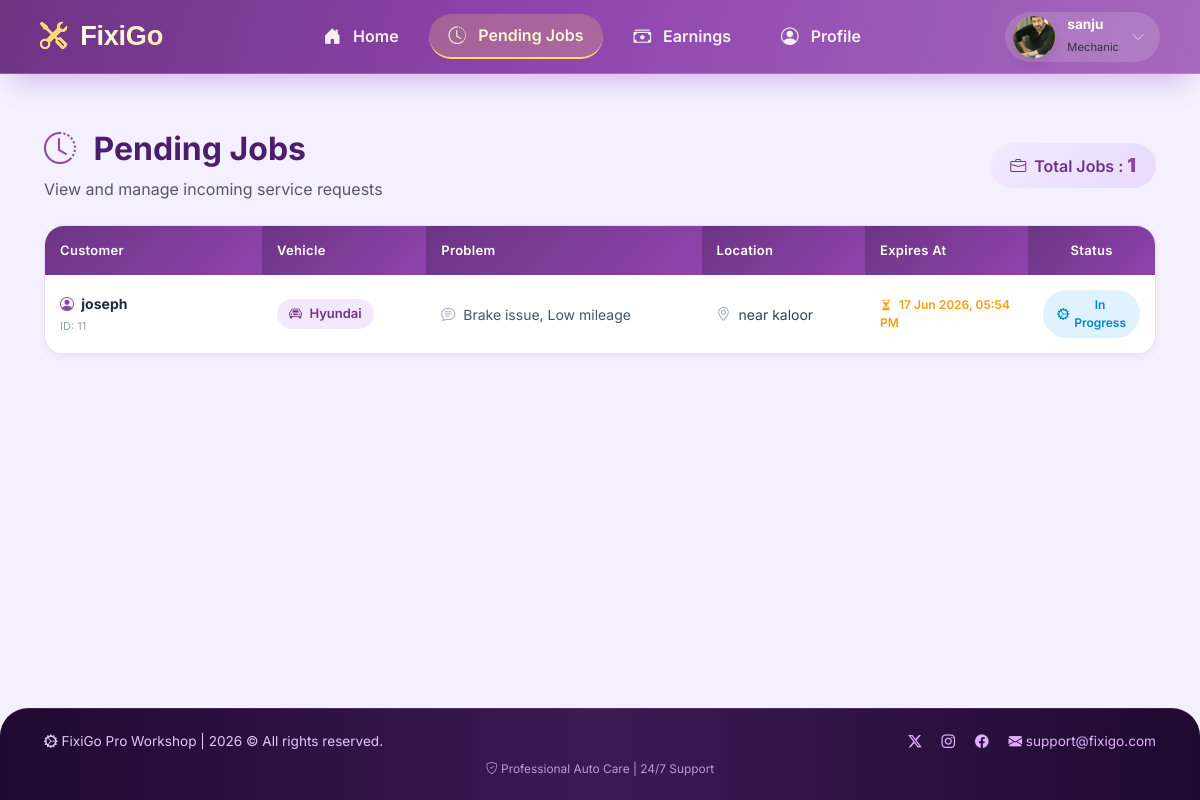
Before: /mechanic/pending-job/ (signed in) with the older database file.
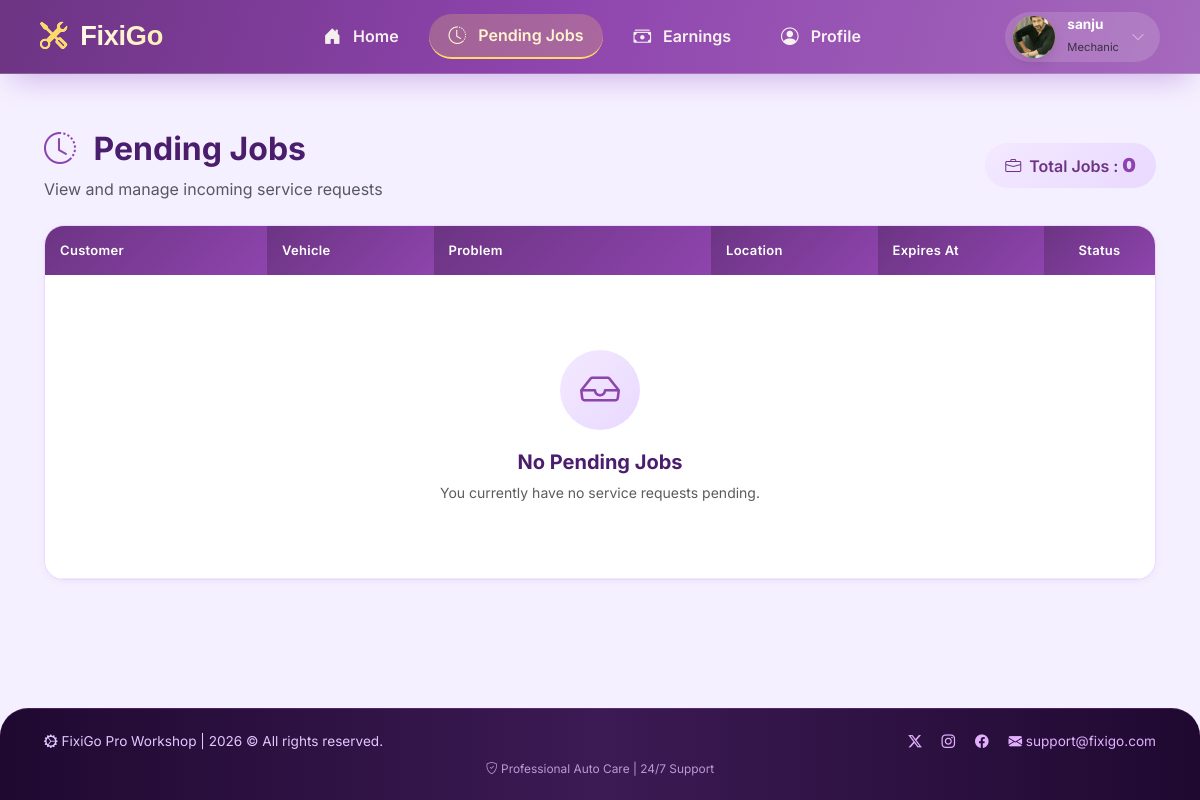
After: the same page with the newer database file.
### services/models.py (models this page shows, shortened)
class MechanicRequest(models.Model):
    STATUS_CHOICES = [
        ('Pending', 'Pending'),
        ('Accepted', 'Accepted'),
        ('In_progress', 'In_progress'),
        ("Completed", "Completed"),
        ('Rejected', 'Rejected'),
        ('Expired', 'Expired'),
    ]
    booking = models.ForeignKey(ServiceBooking, on_delete=models.CASCADE)
    mechanic = models.ForeignKey(Mechanic, on_delete=models.CASCADE)
    status = models.CharField(max_length=20, choices=STATUS_CHOICES, default='Pending')
    created_at = models.DateTimeField(auto_now_add=True)
    expires_at = models.DateTimeField()

class ServiceBooking(models.Model):
    STATUS_CHOICES = [
        ("Pending", "pending"),
        ("Assigned", "assigned"),
        ("Accepted", "Accepted"),
        ("Rejected", "Rejected"),
        ("In_progress", "In progress"),
        ("Completed", "Completed"),
        ("Cancelled", "cancelled")
    ]
    customer = models.ForeignKey(Customer, on_delete=models.CASCADE)
    vehicle = models.ForeignKey(Vehicle, on_delete=models.CASCADE)
    city = models.ForeignKey(City, on_delete=models.CASCADE)
    complaints = models.ManyToManyField(Complaints)
    location = models.TextField()
    problem_description = models.TextField()
    status = models.CharField(max_length=200, choices=STATUS_CHOICES, default='Pending')
    created_at = models.DateTimeField(auto_now_add=True)
    mechanic = models.ForeignKey(Mechanic, on_delete=models.SET_NULL, blank=True, null=True)
    labour_charge = models.DecimalField(max_digits=10, decimal_places=2, blank=True, null=True)
    total_price = models.DecimalField(max_digits=10, decimal_places=2, blank=True, null=True)
    rejected_mechanics = models.ManyToManyField(Mechanic, blank=True, related_name="rejected_bookings")
    cancel_reason = models.TextField(blank=True, null=True)
    cancelled_by = models.CharField(max_length=20, blank=True, null=True)

### customer/models.py (models this page shows, shortened)
class Customer(models.Model):
    user = models.OneToOneField(User, on_delete=models.CASCADE)
    name = models.CharField(max_length=255)
    number = models.CharField(max_length=15)
    address = models.TextField()
    profile_pic = models.ImageField(upload_to='profile_pic/',null=True, blank=True)
    city = models.ForeignKey('customer.City', on_delete=models.CASCADE)
    is_active = models.BooleanField(default=True)

class Vehicle(models.Model):
    customer = models.ForeignKey('customer.Customer', on_delete=models.CASCADE, related_name="vehicles")
    vehicle_name = models.CharField(max_length=255)
    vehicle_model = models.CharField(max_length=200)
    vehicle_year = models.IntegerField()
    vehicle_number = models.CharField(max_length=30)

### mechanic/views.py (the view)
# urls.py: path('pending-job/', views.pending_jobs_list, name='pending_jobs_list'),
def pending_jobs_list(request):
    mechanic = check_mechanic_access(request)
    if mechanic is None:
        return redirect('login_mechanic')
    jobs = MechanicRequest.objects.filter(mechanic=mechanic,
                                          status__in = ["Accepted", "In_progress"]
                                          ).exclude(booking__status="Completed"
                                                    ).exclude(booking__status="Cancelled"
                                                              ).exclude(status="Expired"
                                                                        ).order_by('-id')
    return render(request, 'pending_job_list.html', {
        'jobs': jobs,
        'mechanic': mechanic
    })

### customer/context_processors.py (called while the page is built)
def fixigo_data(request):
    try:
        fixigo = Fixigo.objects.latest('id')
    except Fixigo.DoesNotExist:
        fixigo = None
    return {
        'fixigo': fixigo
    }

### mechanic/views.py (called while the page is built)
def check_mechanic_access(request):
    mechanic_id = request.session.get('mechanic_id')
    if not mechanic_id:
        return None
    try:
        mechanic = Mechanic.objects.get(id=mechanic_id)
        if mechanic.is_reject:
            return 'reject'
        if not mechanic.is_valid:
            return 'not_valid'
        return mechanic
    except Mechanic.DoesNotExist:
        return None

### mechanic/templates/pending_job_list.html (shortened to what the changed rows need)
{% extends 'base_mechanic.html' %}
{% load static %}
{% block content %}
<div class="container py-4">
    <div class="page-header d-flex justify-content-between align-items-center flex-wrap gap-3">
        <div>
            <h2>
                <i class="bi bi-clock-history"></i>
                Pending Jobs
            </h2>
        </div>
        <div class="total-badge">
            <i class="bi bi-briefcase me-1"></i> Total Jobs : <strong>{{ jobs|length }}</strong>
        </div>
    </div>
    <div class="table-card">
        <div class="table-responsive">
            <table class="table jobs-table">
                <thead>
                    <tr>
                        <th style="width: 20%;">Customer</th>
                        <th style="width: 15%;">Vehicle</th>
                        <th style="width: 25%;">Problem</th>
                        <th style="width: 15%;">Location</th>
                        <th style="width: 15%;">Expires At</th>
                        <th style="width: 10%;" class="text-center">Status</th>
                    </tr>
                </thead>
                <tbody>
                    {% for req in jobs %}
                    <tr onclick="window.location.href='/mechanic/job/{{ req.id }}/'">
                        <td>
                            <div class="customer-name">
                                <i class="bi bi-person-circle me-1" style="color: #8e44ad;"></i>
                                {{ req.booking.customer.name }}
                            </div>
                            <div class="customer-id">
                                ID: {{ req.booking.customer.id }}
                            </div>
                        </td>
                        <td>
                            <span class="vehicle-badge">
                                <i class="bi bi-car-front me-1"></i>
                                {{ req.booking.vehicle.vehicle_name }}
                            </span>
                        </td>
                        <td>
                            <div class="problem-text" title="{{ req.booking.problem_description }}">
                                <i class="bi bi-chat-text me-1" style="color: #94a3b8;"></i>
                                {{ req.booking.problem_description|truncatechars:50 }}
                            </div>
                        </td>
                        <td>
                            <i class="bi bi-geo-alt me-1" style="color: #94a3b8;"></i>
                            {{ req.booking.location|default:"Not specified" }}
                        </td>
                        <td>
                            <div class="expiry-time {% if req.expires_at|date:'U' < now|date:'U' %}expiry-urgent{% else %}expiry-normal{% endif %}">
                                <i class="bi bi-hourglass-split"></i>
                                {{ req.expires_at|date:"d M Y, h:i A" }}
                            </div>
                        </td>
                        <td class="text-center">
                            {% if req.status == "Pending" %}
                                <span class="status-badge status-pending">
                                    <i class="bi bi-hourglass-split"></i> Pending
                                </span>
                            {% elif req.status == "Accepted" %}
                                <span class="status-badge status-accepted">
                                    <i class="bi bi-check-circle"></i> Accepted
                                </span>
                            {% elif req.status == "Rejected" %}
                                <span class="status-badge status-rejected">
                                    <i class="bi bi-x-circle"></i> Rejected
                                </span>
                            {% elif req.status == "Expired" %}
                                <span class="status-badge status-expired">
                                    <i class="bi bi-clock"></i> Expired
                                </span>
                            {% elif req.status == 'In_progress' %}
                                <span class="status-badge status-progress">
                                    <i class="bi bi-gear-wide-connected"></i> In Progress
                                </span>
                            {% else %}
                                <span class="status-badge status-pending">
                                    <i class="bi bi-hourglass-split"></i> {{ req.status }}
                                </span>
                            {% endif %}
                        </td>
                    </tr>
                    {% empty %}
                    <tr>
                        <td colspan="6">
                            <div class="empty-state">
                                <div class="empty-icon">
                                    <i class="bi bi-inbox"></i>
                                </div>
                                <h5>No Pending Jobs</h5>
                                <p class="text-muted mb-0">You currently have no service requests pending.</p>
                            </div>
                        </td>
                    </tr>
                    {% endfor %}
                </tbody>
            </table>
        </div>
    </div>
</div>
{% endblock %}

Changed rows visible on the page:
no longer on this page (row edited): MechanicRequest: booking.customer.name "joseph", booking.customer.id "11", booking.vehicle.vehicle_name "Hyundai", booking.problem_description "Brake issue, Low mileage", booking.location "near kaloor", expires_at "17 Jun 2026, 05:54 PM", status "In_progress" (drawn)
Other visible differences:
{{ jobs|length }}: "1" → "0"
text now shown: "No Pending Jobs You currently have no service requests pending."
